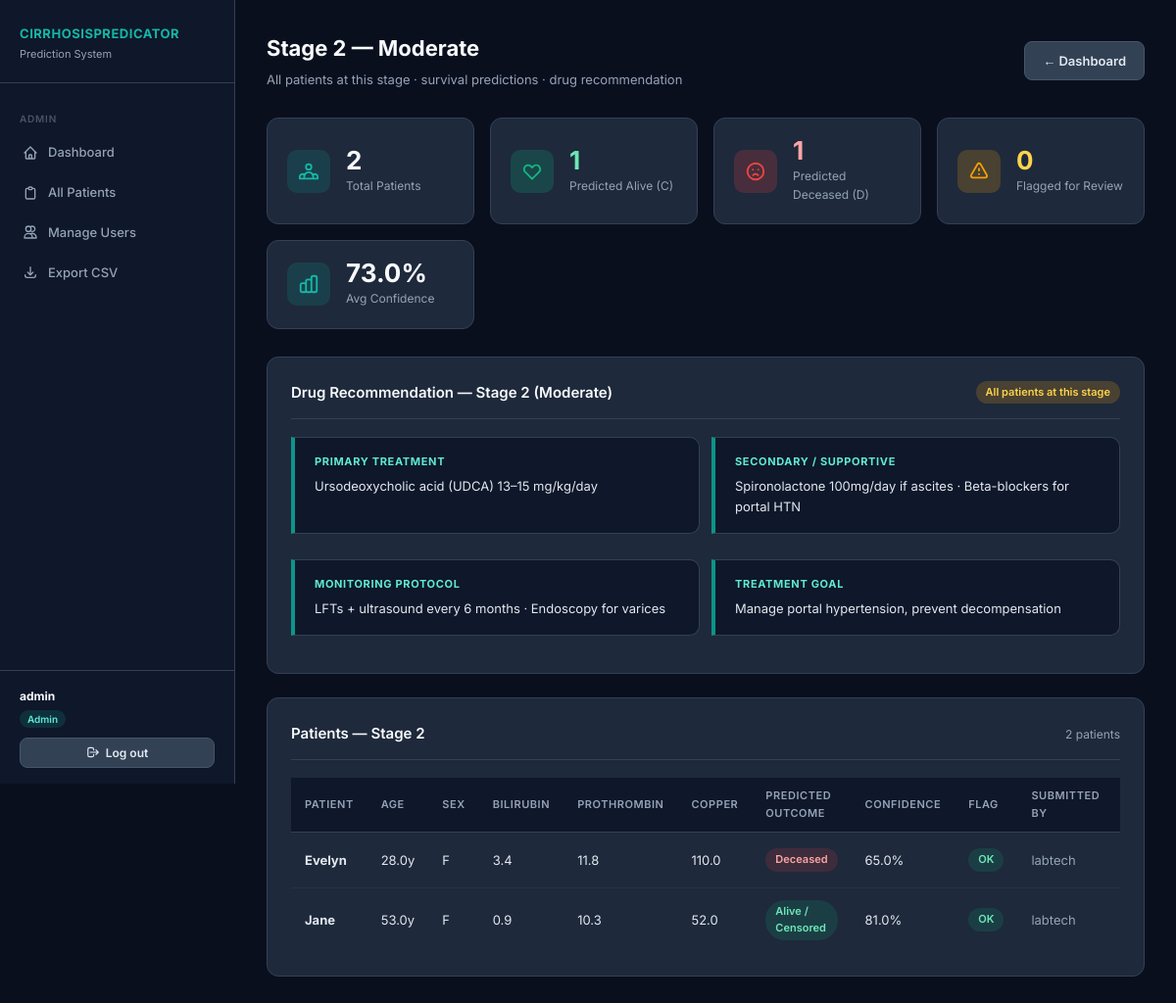
Page /medic/stage/2 (signed in) on the committed database.
### app/models.py (models this page shows, shortened)
class User(UserMixin, db.Model):
    __tablename__ = 'users'
    id         = db.Column(db.Integer,  primary_key=True)
    username   = db.Column(db.String(80),  unique=True, nullable=False)
    password   = db.Column(db.String(200), nullable=False)
    role       = db.Column(db.String(20),  nullable=False)   # admin | lab | medic
    created_at = db.Column(db.DateTime,    default=datetime.utcnow)
    is_active  = db.Column(db.Boolean,     default=True)

class Patient(db.Model):
    __tablename__ = 'patients'
    id           = db.Column(db.Integer, primary_key=True)
    patient_name = db.Column(db.String(120), nullable=False)
    age          = db.Column(db.Float,   nullable=False)
    sex          = db.Column(db.String(1),   nullable=False)
    bilirubin    = db.Column(db.Float,   nullable=False)
    prothrombin  = db.Column(db.Float,   nullable=False)
    copper       = db.Column(db.Float,   nullable=False)
    hepatomegaly = db.Column(db.Integer, nullable=False)
    stage        = db.Column(db.Integer, nullable=False)
    sgot         = db.Column(db.Float,   nullable=False)
    spiders      = db.Column(db.Integer, nullable=False)
    submitted_by = db.Column(db.Integer, db.ForeignKey('users.id'))
    submitted_at = db.Column(db.DateTime, default=datetime.utcnow)
    prediction   = db.relationship('Prediction', backref='patient',
                                   uselist=False, lazy=True)
    submitter    = db.relationship('User', foreign_keys=[submitted_by])

class Prediction(db.Model):
    __tablename__ = 'predictions'
    id                = db.Column(db.Integer, primary_key=True)
    patient_id        = db.Column(db.Integer, db.ForeignKey('patients.id'), nullable=False)
    reviewed_by       = db.Column(db.String(80), nullable=True)
    predicted_status  = db.Column(db.String(5))
    predicted_outcome = db.Column(db.String(50))
    prob_alive        = db.Column(db.Float)
    prob_transplant   = db.Column(db.Float)
    prob_deceased     = db.Column(db.Float)
    confidence        = db.Column(db.Float)
    confidence_flag   = db.Column(db.String(10))
    primary_drug      = db.Column(db.Text)
    secondary_drug    = db.Column(db.Text)
    monitoring        = db.Column(db.Text)
    treatment_goal    = db.Column(db.Text)
    clinical_note     = db.Column(db.Text)
    predicted_at      = db.Column(db.DateTime, default=datetime.utcnow)

### app/routes/medic.py (the view)
@medic.route('/stage/<int:stage_num>')
@login_required
@medic_required
def stage_view(stage_num):
    if stage_num not in [1, 2, 3, 4]:
        flash('Invalid stage.', 'danger')
        return redirect(url_for('medic.medic_' \
        'dashboard'))
    label, color = STAGE_LABELS[stage_num]
    drug_rec     = DRUG_RECS[stage_num]
    patients_qs = (Patient.query.join(Prediction)
                   .filter(Patient.stage == stage_num)
                   .order_by(Patient.submitted_at.desc()).all())
    total_s  = len(patients_qs)
    alive_s  = sum(1 for p in patients_qs if p.prediction and p.prediction.predicted_status == 'C')
    dead_s   = sum(1 for p in patients_qs if p.prediction and p.prediction.predicted_status == 'D')
    trans_s  = sum(1 for p in patients_qs if p.prediction and p.prediction.predicted_status == 'CL')
    review_s = sum(1 for p in patients_qs if p.prediction and p.prediction.confidence_flag == 'REVIEW')
    avg_conf = (
        sum(p.prediction.confidence for p in patients_qs if p.prediction) / total_s
        if total_s > 0 else 0
    )
    return render_template('medic/stage_view.html',
        stage_num=stage_num, label=label, color=color,
        drug_rec=drug_rec, patients=patients_qs,
        total=total_s, alive=alive_s, deceased=dead_s,
        transplant=trans_s, reviews=review_s,
        avg_conf=round(avg_conf * 100, 1))

### app/models.py (called while the page is built)
@login_manager.user_loader
def load_user(user_id):
    return User.query.get(int(user_id))

### app/routes/medic.py (called while the page is built)
def medic_required(f):
    @wraps(f)
    def decorated(*args, **kwargs):
        if not current_user.is_authenticated or current_user.role not in ['medic', 'admin']:
            flash('Medic access required.', 'danger')
            return redirect(url_for('auth.login'))
        return f(*args, **kwargs)
    return decorated

### app/templates/medic/stage_view.html (shortened to what this page needs)
{% extends "base.html" %}
{% block content %}
<div class="page-header flex justify-between items-center">
  <div>
    <h2>Stage {{ stage_num }} — {{ label }}</h2>
    <p>All patients at this stage · survival predictions · drug recommendation</p>
  </div>
  <a href="{{ url_for('medic.medic_dashboard') }}" class="btn btn-secondary">← Dashboard</a>
</div>
<div class="stats-grid">
  <div class="stat-card">
    <div class="stat-icon teal"></div>
    <div class="stat-info"><div class="stat-value">{{ total }}</div><div class="stat-label">Total Patients</div></div>
  </div>
  <div class="stat-card">
    <div class="stat-icon green"><svg fill="none" stroke="currentColor" viewBox="0 0 24 24"><path stroke-linecap="round" stroke-linejoin="round" stroke-width="2" d="M4.318 6.318a4.5 4.5 0 000 6.364L12 20.364l7.682-7.682a4.5 4.5 0 00-6.364-6.364L12 7.636l-1.318-1.318a4.5 4.5 0 00-6.364 0z"/></svg></div>
    <div class="stat-info"><div class="stat-value text-success">{{ alive }}</div><div class="stat-label">Predicted Alive (C)</div></div>
  </div>
  <div class="stat-card">
    <div class="stat-icon red"><svg fill="none" stroke="currentColor" viewBox="0 0 24 24"><path stroke-linecap="round" stroke-linejoin="round" stroke-width="2" d="M9.172 16.172a4 4 0 015.656 0M9 10h.01M15 10h.01M21 12a9 9 0 11-18 0 9 9 0 0118 0z"/></svg></div>
    <div class="stat-info"><div class="stat-value text-danger">{{ deceased }}</div><div class="stat-label">Predicted Deceased (D)</div></div>
  </div>
  <div class="stat-card">
    <div class="stat-icon yellow"><svg fill="none" stroke="currentColor" viewBox="0 0 24 24"><path stroke-linecap="round" stroke-linejoin="round" stroke-width="2" d="M12 9v2m0 4h.01m-6.938 4h13.856c1.54 0 2.502-1.667 1.732-3L13.732 4c-.77-1.333-2.694-1.333-3.464 0L3.34 16c-.77 1.333.192 3 1.732 3z"/></svg></div>
    <div class="stat-info"><div class="stat-value text-warning">{{ reviews }}</div><div class="stat-label">Flagged for Review</div></div>
  </div>
  <div class="stat-card">
    <div class="stat-icon teal"></div>
    <div class="stat-info"><div class="stat-value">{{ avg_conf }}%</div><div class="stat-label">Avg Confidence</div></div>
  </div>
</div>
<div class="card">
  <div class="card-header">
    <span class="card-title">Drug Recommendation — Stage {{ stage_num }} ({{ label }})</span>
    <span class="badge stage-{{ stage_num }}">All patients at this stage</span>
  </div>
  <div style="display:grid;grid-template-columns:1fr 1fr;gap:12px">
    <div class="drug-box">
      <div class="drug-box-title">Primary Treatment</div>
      <p>{{ drug_rec.primary }}</p>
    </div>
    <div class="drug-box">
      <div class="drug-box-title">Secondary / Supportive</div>
      <p>{{ drug_rec.secondary }}</p>
    </div>
    <div class="drug-box">
      <div class="drug-box-title">Monitoring Protocol</div>
      <p>{{ drug_rec.monitoring }}</p>
    </div>
    <div class="drug-box {% if stage_num == 4 %}danger{% elif stage_num == 3 %}warning{% endif %}">
      <div class="drug-box-title">Treatment Goal</div>
      <p>{{ drug_rec.goal }}</p>
    </div>
  </div>
</div>
<div class="card">
  <div class="card-header">
    <span class="card-title">Patients — Stage {{ stage_num }}</span>
    <span class="text-muted" style="font-size:12px">{{ total }} patients</span>
  </div>
  {% if patients %}
  <div class="table-wrapper">
    <table>
      <thead><tr>
        <th>Patient</th><th>Age</th><th>Sex</th>
        <th>Bilirubin</th><th>Prothrombin</th><th>Copper</th>
        <th>Predicted Outcome</th><th>Confidence</th><th>Flag</th>
        <th>Submitted by</th><th>Action</th>
      </tr></thead>
      <tbody>
      {% for p in patients %}
        <tr>
          <td><strong>{{ p.patient_name }}</strong></td>
          <td>{{ p.age }}y</td>
          <td>{{ p.sex }}</td>
          <td>{{ p.bilirubin }}</td>
          <td>{{ p.prothrombin }}</td>
          <td>{{ p.copper }}</td>
          <td>
            {% if p.prediction %}
              {% if p.prediction.predicted_status == 'C' %}
                <span class="badge badge-success">{{ p.prediction.predicted_outcome }}</span>
              {% elif p.prediction.predicted_status == 'CL' %}
                <span class="badge badge-warning">{{ p.prediction.predicted_outcome }}</span>
              {% else %}
                <span class="badge badge-danger">{{ p.prediction.predicted_outcome }}</span>
              {% endif %}
            {% endif %}
          </td>
          <td>{% if p.prediction %}{{ (p.prediction.confidence * 100)|round(1) }}%{% endif %}</td>
          <td>
            {% if p.prediction %}
              {% if p.prediction.confidence_flag == 'REVIEW' %}
                <span class="badge badge-review">REVIEW</span>
              {% else %}
                <span class="badge badge-success">OK</span>
              {% endif %}
            {% endif %}
          </td>
          <td class="text-muted">
            {% if p.prediction and p.prediction.reviewed_by %}
              {{ p.prediction.reviewed_by }}
            {% elif p.submitter %}
              {{ p.submitter.username }}
            {% else %}—{% endif %}
          </td>
          <td><a href="{{ url_for('medic.patient_detail', patient_id=p.id) }}" class="btn btn-secondary btn-sm">View</a></td>
        </tr>
      {% endfor %}
      </tbody>
    </table>
  </div>
  {% else %}
  <div class="text-center text-muted" style="padding:40px">
    No patients at Stage {{ stage_num }} yet.
  </div>
  {% endif %}
</div>
{% endblock %}

### app/templates/base.html (shortened to what this page needs)
<!DOCTYPE html>
<html lang="en">
<head>
  <link rel="stylesheet" href="{{ url_for('static', filename='css/style.css') }}">
</head>
<body>
<div class="layout">
  <aside class="sidebar">
    <div class="sidebar-logo">
      <h1>CirrhosisPredicator</h1>
      <p>Prediction System</p>
    </div>
    <nav class="sidebar-nav">
      {% if current_user.role == 'admin' %}
        <div class="nav-section-label">Admin</div>
        <a href="{{ url_for('admin.admin_dashboard') }}"
           class="nav-link {% if request.endpoint == 'admin.admin_dashboard' %}active{% endif %}">
          <svg fill="none" stroke="currentColor" viewBox="0 0 24 24"><path stroke-linecap="round" stroke-linejoin="round" stroke-width="2" d="M3 12l2-2m0 0l7-7 7 7M5 10v10a1 1 0 001 1h3m10-11l2 2m-2-2v10a1 1 0 01-1 1h-3m-6 0a1 1 0 001-1v-4a1 1 0 011-1h2a1 1 0 011 1v4a1 1 0 001 1m-6 0h6"/></svg>
          Dashboard
        </a>
        <a href="{{ url_for('admin.patients') }}"
           class="nav-link {% if request.endpoint == 'admin.patients' %}active{% endif %}">
          <svg fill="none" stroke="currentColor" viewBox="0 0 24 24"><path stroke-linecap="round" stroke-linejoin="round" stroke-width="2" d="M9 5H7a2 2 0 00-2 2v12a2 2 0 002 2h10a2 2 0 002-2V7a2 2 0 00-2-2h-2M9 5a2 2 0 002 2h2a2 2 0 002-2M9 5a2 2 0 012-2h2a2 2 0 012 2"/></svg>
          All Patients
        </a>
        <a href="{{ url_for('admin.users') }}"
           class="nav-link {% if request.endpoint in ['admin.users','admin.add_user'] %}active{% endif %}">
          <svg fill="none" stroke="currentColor" viewBox="0 0 24 24"><path stroke-linecap="round" stroke-linejoin="round" stroke-width="2" d="M12 4.354a4 4 0 110 5.292M15 21H3v-1a6 6 0 0112 0v1zm0 0h6v-1a6 6 0 00-9-5.197M13 7a4 4 0 11-8 0 4 4 0 018 0z"/></svg>
          Manage Users
        </a>
        <a href="{{ url_for('admin.export_csv') }}" class="nav-link">
          <svg fill="none" stroke="currentColor" viewBox="0 0 24 24"><path stroke-linecap="round" stroke-linejoin="round" stroke-width="2" d="M4 16v1a3 3 0 003 3h10a3 3 0 003-3v-1m-4-4l-4 4m0 0l-4-4m4 4V4"/></svg>
          Export CSV
        </a>
      {% endif %}
    </nav>
    <div class="sidebar-footer">
      <div class="sidebar-user">
        <strong>{{ current_user.username }}</strong>
        <span class="role-badge">{{ current_user.role | capitalize }}</span>
      </div>
      <a href="{{ url_for('auth.logout') }}" class="btn btn-secondary btn-sm" style="width:100%;justify-content:center;">
        <svg fill="none" stroke="currentColor" viewBox="0 0 24 24" style="width:14px;height:14px"><path stroke-linecap="round" stroke-linejoin="round" stroke-width="2" d="M17 16l4-4m0 0l-4-4m4 4H7m6 4v1a3 3 0 01-3 3H6a3 3 0 01-3-3V7a3 3 0 013-3h4a3 3 0 013 3v1"/></svg>
        Log out
      </a>
    </div>
  </aside>
  <main class="main-content">
    {% block content %}{% endblock %}
  </main>
</div>
</body>
</html>

### rows in the picture
User: username "admin", role "Admin"
Patient: patient_name "Evelyn", age "28.0", sex "F", bilirubin "3.4", prothrombin "11.8", copper "110.0", prediction.predicted_outcome "Deceased", prediction.reviewed_by "labtech"
Prediction: (p.prediction.confidence*100)|round(1) "65.0"
Patient: patient_name "Jane", age "53.0", sex "F", bilirubin "0.9", prothrombin "10.3", copper "52.0", prediction.predicted_outcome "Alive / Censored", prediction.reviewed_by "labtech"
Prediction: (p.prediction.confidence*100)|round(1) "81.0"

### other values in the picture
{{ stage_num }} "2"
{{ label }} "Moderate"
{{ total }} "2"
{{ alive }} "1"
{{ deceased }} "1"
{{ reviews }} "0"
{{ avg_conf }} "73.0"
{{ drug_rec.primary }} "Ursodeoxycholic acid (UDCA) 13–15 mg/kg/day"
{{ drug_rec.secondary }} "Spironolactone 100mg/day if ascites · Beta-blockers for portal HTN"
{{ drug_rec.monitoring }} "LFTs + ultrasound every 6 months · Endoscopy for varices"
{{ drug_rec.goal }} "Manage portal hypertension, prevent decompensation"
